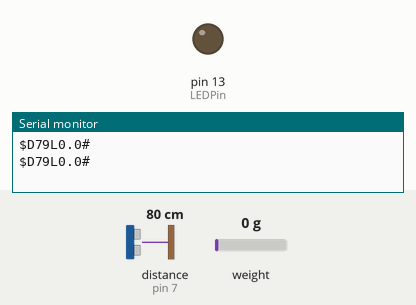
Simulated run of this sketch. Board: Arduino Uno, built with avr-gcc and run on an emulated ATmega328P. On the bench: output pins drawn as LEDs (lit = HIGH), the last lines printed to the serial monitor. Wiring (inferred from the names in the program): ultrasonic range finder: trigger pin 8; echo pin 7. The inputs (shaded band) are chosen by the test bench; at power-on: distance to the obstacle (sensor on pin 7) 80 cm, weight on the scale 0 g. The echo pulse lasts 58.3 µs per cm; pins used as bus, display or sensor lines are not drawn.

Above: at 8.4 s.
8.5 s: distance to the obstacle (sensor on pin 7) set to 195 cm
12.7 s: distance to the obstacle (sensor on pin 7) set to 204 cm
At 13.9 s:
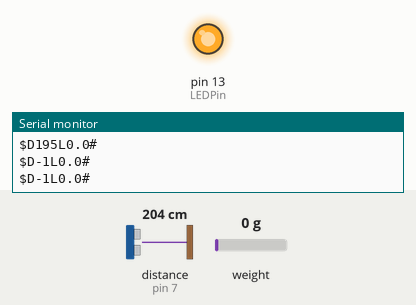
14.2 s: distance to the obstacle (sensor on pin 7) set to 2 cm
At 16.1 s:
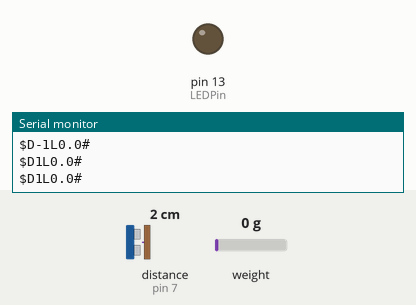
16.4 s: distance to the obstacle (sensor on pin 7) set to 250 cm
At 18.4 s:
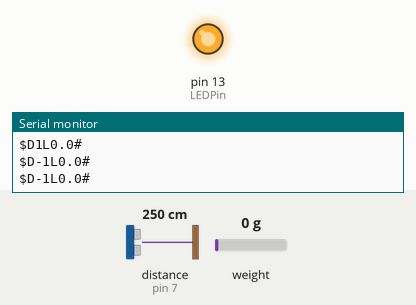
Timing chart, 0 to 19.6 s (numbered marks = the images above; inputs shaded):
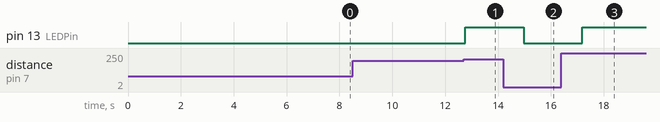

Measured:
- the behaviour switches between 199 and 200 cm on distance to the obstacle (sensor on pin 7) (found by bisection; images 0 and 1)
- after the input at 12.7 s, pin 13 (LEDPin): LOW → HIGH after 0.06 s
- after the input at 14.2 s, pin 13 (LEDPin): HIGH → LOW after 0.78 s
- after the input at 16.4 s, pin 13 (LEDPin): LOW → HIGH after 0.79 s

The sketch:

Arduinocode.ino
```cpp
#include "HX711.h"
//ultrasonic part
#define echoPin 7 // Echo Pin
#define trigPin 8 // Trigger Pin
#define LEDPin 13 // Onboard LED
// HX711.DOUT	- pin #A1
// HX711.PD_SCK	- pin #A0

int maximumRange = 200; // Maximum range needed
int minimumRange = 0; // Minimum range needed
long duration, distance; // Duration used to calculate distance


HX711 scale(A1, A0);		// parameter "gain" is ommited; the default value 128 is used by the library

void setup() {
  Serial.begin(38400);
  //ultrasonic
  pinMode(trigPin, OUTPUT);
 pinMode(echoPin, INPUT);
 pinMode(LEDPin, OUTPUT); // Use LED indicator (if required)


 // Serial.println("HX711 Demo");

  //Serial.println("Before setting up the scale:");
  //Serial.print("read: \t\t");
 // Serial.println(scale.read());			// print a raw reading from the ADC
  scale.read();

 // Serial.print("read average: \t\t");
 // Serial.println(scale.read_average(20));  	// print the average of 20 readings from the ADC
  scale.read_average(20);

  //Serial.print("get value: \t\t");
  //Serial.println(scale.get_value(5));		// print the average of 5 readings from the ADC minus the tare weight (not set yet)
  scale.get_value(5);

//  Serial.print("get units: \t\t");
 // Serial.println(scale.get_units(5), 1);	// print the average of 5 readings from the ADC minus tare weight (not set) divided
						// by the SCALE parameter (not set yet)
scale.get_units(5);

  scale.set_scale(80.f);                      // this value is obtained by calibrating the scale with known weights; see the README for details
  scale.tare();				        // reset the scale to 0

//  Serial.println("After setting up the scale:");

//  Serial.print("read: \t\t");
//  Serial.println(scale.read());                 // print a raw reading from the ADC
  scale.read();

//  Serial.print("read average: \t\t");
//  Serial.println(scale.read_average(20));       // print the average of 20 readings from the ADC
scale.read_average(20);

//  Serial.print("get value: \t\t");
//  Serial.println(scale.get_value(5));		// print the average of 5 readings from the ADC minus the tare weight, set with tare()
scale.get_value(5);

 // Serial.print("get units: \t\t");
//  Serial.println(scale.get_units(5), 1);        // print the average of 5 readings from the ADC minus tare weight, divided
						// by the SCALE parameter set with set_scale
scale.get_units(5);

 // Serial.println("Readings:");
}

void loop() {
   Serial.print("$");
  /* The following trigPin/echoPin cycle is used to determine the
 distance of the nearest object by bouncing soundwaves off of it. */
 digitalWrite(trigPin, LOW);
 delayMicroseconds(2);

 digitalWrite(trigPin, HIGH);
 delayMicroseconds(10);

 digitalWrite(trigPin, LOW);
 duration = pulseIn(echoPin, HIGH);

 //Calculate the distance (in cm) based on the speed of sound.
 distance = duration/58.2;
  Serial.print("D");
 if (distance >= maximumRange || distance <= minimumRange){
 /* Send a negative number to computer and Turn LED ON
 to indicate "out of range" */
 Serial.print("-1");
 digitalWrite(LEDPin, HIGH);
 }
 else {
 /* Send the distance to the computer using Serial protocol, and
 turn LED OFF to indicate successful reading. */

 Serial.print(distance);
 digitalWrite(LEDPin, LOW);
 }
//  Serial.print("one reading:\t");
   Serial.print("L");
  Serial.print(scale.get_units(), 1);
//  Serial.print("\t| average:\t");
 // Serial.println(scale.get_units(10), 1);
   Serial.println("#");
  scale.power_down();			        // put the ADC in sleep mode
  delay(1000);
  scale.power_up();
}
```
